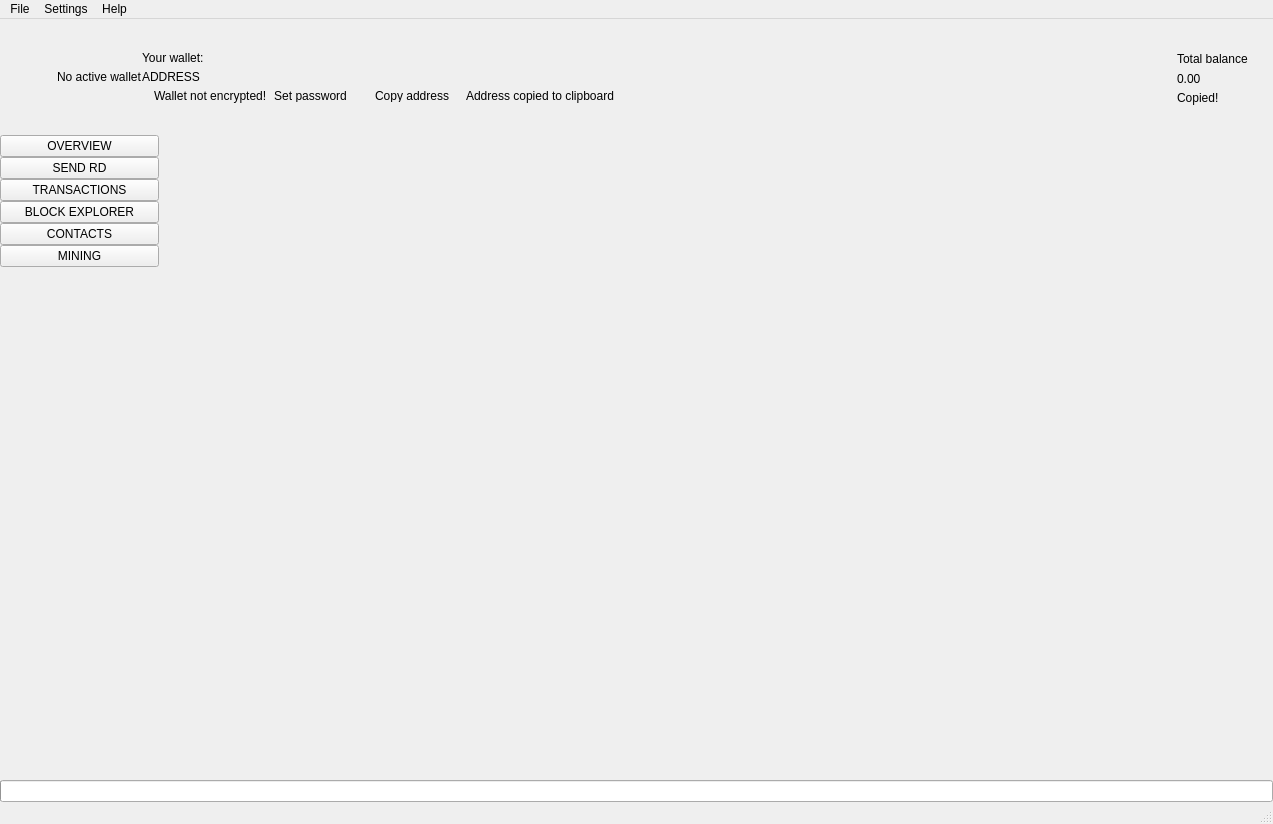
 <widget class="QMainWindow" name="MainWindow">
  <property name="geometry">
   <rect>
    <x>0</x>
    <y>0</y>
    <width>1273</width>
    <height>824</height>
   </rect>
  </property>
  <property name="sizePolicy">
   <sizepolicy hsizetype="Preferred" vsizetype="Preferred">
    <horstretch>0</horstretch>
    <verstretch>0</verstretch>
   </sizepolicy>
  </property>
  <property name="minimumSize">
   <size>
    <width>1260</width>
    <height>600</height>
   </size>
  </property>
  <property name="maximumSize">
   <size>
    <width>16777215</width>
    <height>16777215</height>
   </size>
  </property>
  <property name="windowTitle">
   <string>MainWindow</string>
  </property>
  <property name="windowIcon">
   <iconset>
    <normaloff>:/images/intucoin</normaloff>:/images/intucoin</iconset>
  </property>
  <widget class="QWidget" name="centralwidget">
   <layout class="QVBoxLayout" name="verticalLayout_2">
    <property name="spacing">
     <number>0</number>
    </property>
    <property name="leftMargin">
     <number>0</number>
    </property>
    <property name="topMargin">
     <number>0</number>
    </property>
    <property name="rightMargin">
     <number>0</number>
    </property>
    <property name="bottomMargin">
     <number>0</number>
    </property>
    <item>
     <widget class="QFrame" name="m_headerFrame">
      <property name="minimumSize">
       <size>
        <width>0</width>
        <height>116</height>
       </size>
      </property>
      <property name="maximumSize">
       <size>
        <width>16777215</width>
        <height>116</height>
       </size>
      </property>
      <property name="frameShape">
       <enum>QFrame::NoFrame</enum>
      </property>
      <property name="frameShadow">
       <enum>QFrame::Raised</enum>
      </property>
      <layout class="QHBoxLayout" name="horizontalLayout_3">
       <property name="spacing">
        <number>0</number>
       </property>
       <property name="leftMargin">
        <number>0</number>
       </property>
       <property name="topMargin">
        <number>0</number>
       </property>
       <property name="rightMargin">
        <number>25</number>
       </property>
       <property name="bottomMargin">
        <number>0</number>
       </property>
       <item>
        <spacer name="horizontalSpacer_2">
         <property name="orientation">
          <enum>Qt::Horizontal</enum>
         </property>
         <property name="sizeType">
          <enum>QSizePolicy::Fixed</enum>
         </property>
         <property name="sizeHint" stdset="0">
          <size>
           <width>30</width>
           <height>20</height>
          </size>
         </property>
        </spacer>
       </item>
       <item>
        <widget class="QLabel" name="m_logoLabel">
         <property name="text">
          <string/>
         </property>
        </widget>
       </item>
       <item>
        <spacer name="horizontalSpacer_5">
         <property name="orientation">
          <enum>Qt::Horizontal</enum>
         </property>
         <property name="sizeType">
          <enum>QSizePolicy::Fixed</enum>
         </property>
         <property name="sizeHint" stdset="0">
          <size>
           <width>20</width>
           <height>20</height>
          </size>
         </property>
        </spacer>
       </item>
       <item>
        <widget class="WalletGui::WalletSmallGrayTextLabel" name="m_noWalletLabel">
         <property name="text">
          <string>No active wallet</string>
         </property>
        </widget>
       </item>
       <item>
        <widget class="QFrame" name="m_walletFrame">
         <property name="frameShape">
          <enum>QFrame::NoFrame</enum>
         </property>
         <property name="frameShadow">
          <enum>QFrame::Raised</enum>
         </property>
         <layout class="QVBoxLayout" name="verticalLayout_3">
          <property name="spacing">
           <number>5</number>
          </property>
          <property name="leftMargin">
           <number>0</number>
          </property>
          <property name="topMargin">
           <number>0</number>
          </property>
          <property name="rightMargin">
           <number>0</number>
          </property>
          <property name="bottomMargin">
           <number>0</number>
          </property>
          <item>
           <spacer name="verticalSpacer_3">
            <property name="orientation">
             <enum>Qt::Vertical</enum>
            </property>
            <property name="sizeType">
             <enum>QSizePolicy::Minimum</enum>
            </property>
            <property name="sizeHint" stdset="0">
             <size>
              <width>20</width>
              <height>40</height>
             </size>
            </property>
           </spacer>
          </item>
          <item>
           <widget class="WalletGui::WalletSmallGrayTextLabel" name="m_walletLabel">
            <property name="text">
             <string>Your wallet:</string>
            </property>
            <property name="indent">
             <number>0</number>
            </property>
           </widget>
          </item>
          <item>
           <widget class="QLabel" name="m_addressLabel">
            <property name="sizePolicy">
             <sizepolicy hsizetype="Preferred" vsizetype="Preferred">
              <horstretch>0</horstretch>
              <verstretch>0</verstretch>
             </sizepolicy>
            </property>
            <property name="cursor">
             <cursorShape>PointingHandCursor</cursorShape>
            </property>
            <property name="toolTip">
             <string>Click to copy</string>
            </property>
            <property name="text">
             <string>ADDRESS</string>
            </property>
            <property name="indent">
             <number>0</number>
            </property>
           </widget>
          </item>
          <item>
           <layout class="QHBoxLayout" name="horizontalLayout_2">
            <property name="spacing">
             <number>0</number>
            </property>
            <item alignment="Qt::AlignTop">
             <widget class="QFrame" name="m_notEncryptedFrame">
              <property name="frameShape">
               <enum>QFrame::NoFrame</enum>
              </property>
              <property name="frameShadow">
               <enum>QFrame::Raised</enum>
              </property>
              <layout class="QHBoxLayout" name="horizontalLayout_4">
               <property name="spacing">
                <number>0</number>
               </property>
               <property name="leftMargin">
                <number>0</number>
               </property>
               <property name="topMargin">
                <number>0</number>
               </property>
               <property name="rightMargin">
                <number>0</number>
               </property>
               <property name="bottomMargin">
                <number>0</number>
               </property>
               <item alignment="Qt::AlignVCenter">
                <widget class="QLabel" name="m_notEncryptedIconLabel">
                 <property name="text">
                  <string/>
                 </property>
                 <property name="pixmap">
                  <pixmap resource="../../resources.qrc">:/icons/lock_open_gray</pixmap>
                 </property>
                 <property name="alignment">
                  <set>Qt::AlignLeading|Qt::AlignLeft|Qt::AlignVCenter</set>
                 </property>
                </widget>
               </item>
               <item>
                <spacer name="horizontalSpacer_11">
                 <property name="orientation">
                  <enum>Qt::Horizontal</enum>
                 </property>
                 <property name="sizeType">
                  <enum>QSizePolicy::Fixed</enum>
                 </property>
                 <property name="sizeHint" stdset="0">
                  <size>
                   <width>5</width>
                   <height>3</height>
                  </size>
                 </property>
                </spacer>
               </item>
               <item alignment="Qt::AlignVCenter">
                <widget class="WalletGui::WalletTinyGrayTextLabel" name="m_notEncryptedTextLabel">
                 <property name="text">
                  <string>Wallet not encrypted!</string>
                 </property>
                 <property name="alignment">
                  <set>Qt::AlignLeading|Qt::AlignLeft|Qt::AlignVCenter</set>
                 </property>
                </widget>
               </item>
               <item>
                <spacer name="horizontalSpacer_9">
                 <property name="orientation">
                  <enum>Qt::Horizontal</enum>
                 </property>
                 <property name="sizeType">
                  <enum>QSizePolicy::Fixed</enum>
                 </property>
                 <property name="sizeHint" stdset="0">
                  <size>
                   <width>3</width>
                   <height>3</height>
                  </size>
                 </property>
                </spacer>
               </item>
               <item alignment="Qt::AlignVCenter">
                <widget class="WalletGui::WalletTinyLinkLikeButton" name="m_encryptButton">
                 <property name="sizePolicy">
                  <sizepolicy hsizetype="Minimum" vsizetype="Minimum">
                   <horstretch>0</horstretch>
                   <verstretch>0</verstretch>
                  </sizepolicy>
                 </property>
                 <property name="minimumSize">
                  <size>
                   <width>0</width>
                   <height>3</height>
                  </size>
                 </property>
                 <property name="cursor">
                  <cursorShape>PointingHandCursor</cursorShape>
                 </property>
                 <property name="text">
                  <string>Set password</string>
                 </property>
                 <property name="flat">
                  <bool>true</bool>
                 </property>
                </widget>
               </item>
               <item>
                <spacer name="horizontalSpacer_10">
                 <property name="orientation">
                  <enum>Qt::Horizontal</enum>
                 </property>
                 <property name="sizeType">
                  <enum>QSizePolicy::Fixed</enum>
                 </property>
                 <property name="sizeHint" stdset="0">
                  <size>
                   <width>20</width>
                   <height>3</height>
                  </size>
                 </property>
                </spacer>
               </item>
              </layout>
             </widget>
            </item>
            <item alignment="Qt::AlignVCenter">
             <widget class="WalletGui::WalletTinyLinkLikeButton" name="m_copyAddressButton">
              <property name="sizePolicy">
               <sizepolicy hsizetype="Minimum" vsizetype="Minimum">
                <horstretch>0</horstretch>
                <verstretch>0</verstretch>
               </sizepolicy>
              </property>
              <property name="minimumSize">
               <size>
                <width>0</width>
                <height>3</height>
               </size>
              </property>
              <property name="cursor">
               <cursorShape>PointingHandCursor</cursorShape>
              </property>
              <property name="focusPolicy">
               <enum>Qt::NoFocus</enum>
              </property>
              <property name="autoFillBackground">
               <bool>true</bool>
              </property>
              <property name="text">
               <string>Copy address</string>
              </property>
              <property name="flat">
               <bool>true</bool>
              </property>
             </widget>
            </item>
            <item>
             <spacer name="horizontalSpacer_7">
              <property name="orientation">
               <enum>Qt::Horizontal</enum>
              </property>
              <property name="sizeType">
               <enum>QSizePolicy::Fixed</enum>
              </property>
              <property name="sizeHint" stdset="0">
               <size>
                <width>13</width>
                <height>3</height>
               </size>
              </property>
             </spacer>
            </item>
            <item alignment="Qt::AlignVCenter">
             <widget class="WalletGui::CopyMagicLabel" name="m_copyAddressLabel">
              <property name="text">
               <string>Address copied to clipboard</string>
              </property>
              <property name="alignment">
               <set>Qt::AlignLeading|Qt::AlignLeft|Qt::AlignVCenter</set>
              </property>
             </widget>
            </item>
            <item>
             <spacer name="horizontalSpacer">
              <property name="orientation">
               <enum>Qt::Horizontal</enum>
              </property>
              <property name="sizeHint" stdset="0">
               <size>
                <width>40</width>
                <height>3</height>
               </size>
              </property>
             </spacer>
            </item>
           </layout>
          </item>
          <item>
           <spacer name="verticalSpacer_2">
            <property name="orientation">
             <enum>Qt::Vertical</enum>
            </property>
            <property name="sizeType">
             <enum>QSizePolicy::Minimum</enum>
            </property>
            <property name="sizeHint" stdset="0">
             <size>
              <width>20</width>
              <height>40</height>
             </size>
            </property>
           </spacer>
          </item>
         </layout>
        </widget>
       </item>
       <item>
        <spacer name="horizontalSpacer_3">
         <property name="orientation">
          <enum>Qt::Horizontal</enum>
         </property>
         <property name="sizeType">
          <enum>QSizePolicy::Expanding</enum>
         </property>
         <property name="sizeHint" stdset="0">
          <size>
           <width>34</width>
           <height>20</height>
          </size>
         </property>
        </spacer>
       </item>
       <item>
        <spacer name="horizontalSpacer_8">
         <property name="orientation">
          <enum>Qt::Horizontal</enum>
         </property>
         <property name="sizeType">
          <enum>QSizePolicy::Fixed</enum>
         </property>
         <property name="sizeHint" stdset="0">
          <size>
           <width>34</width>
           <height>20</height>
          </size>
         </property>
        </spacer>
       </item>
       <item alignment="Qt::AlignRight|Qt::AlignVCenter">
        <widget class="QFrame" name="m_balanceFrame">
         <layout class="QGridLayout" name="gridLayout">
          <property name="leftMargin">
           <number>0</number>
          </property>
          <property name="topMargin">
           <number>30</number>
          </property>
          <property name="rightMargin">
           <number>0</number>
          </property>
          <property name="bottomMargin">
           <number>0</number>
          </property>
          <property name="verticalSpacing">
           <number>3</number>
          </property>
          <item row="0" column="2">
           <layout class="QVBoxLayout" name="verticalLayout_4">
            <item>
             <widget class="QLabel" name="m_balanceTextLabel">
              <property name="text">
               <string>Total balance</string>
              </property>
             </widget>
            </item>
            <item>
             <widget class="QLabel" name="m_balanceLabel">
              <property name="cursor">
               <cursorShape>PointingHandCursor</cursorShape>
              </property>
              <property name="toolTip">
               <string>Click to copy</string>
              </property>
              <property name="text">
               <string>0.00</string>
              </property>
             </widget>
            </item>
           </layout>
          </item>
          <item row="1" column="2">
           <widget class="WalletGui::CopyMagicLabel" name="m_balanceCopyLabel">
            <property name="text">
             <string>Copied!</string>
            </property>
           </widget>
          </item>
          <item row="0" column="1">
           <spacer name="horizontalSpacer_6">
            <property name="orientation">
             <enum>Qt::Horizontal</enum>
            </property>
            <property name="sizeType">
             <enum>QSizePolicy::Fixed</enum>
            </property>
            <property name="sizeHint" stdset="0">
             <size>
              <width>2</width>
              <height>39</height>
             </size>
            </property>
           </spacer>
          </item>
          <item row="2" column="2">
           <spacer name="verticalSpacer_5">
            <property name="orientation">
             <enum>Qt::Vertical</enum>
            </property>
            <property name="sizeType">
             <enum>QSizePolicy::Expanding</enum>
            </property>
            <property name="sizeHint" stdset="0">
             <size>
              <width>20</width>
              <height>50</height>
             </size>
            </property>
           </spacer>
          </item>
          <item row="0" column="0">
           <widget class="QLabel" name="m_balanceIconLabel">
            <property name="text">
             <string/>
            </property>
            <property name="pixmap">
             <pixmap resource="../../resources.qrc">:/icons/total_balance</pixmap>
            </property>
           </widget>
          </item>
         </layout>
        </widget>
       </item>
      </layout>
     </widget>
    </item>
    <item>
     <layout class="QHBoxLayout" name="horizontalLayout" stretch="0,0,0,0,0,0,0,0">
      <property name="spacing">
       <number>0</number>
      </property>
      <item>
       <widget class="QFrame" name="m_toolFrame">
        <property name="frameShape">
         <enum>QFrame::NoFrame</enum>
        </property>
        <property name="frameShadow">
         <enum>QFrame::Plain</enum>
        </property>
        <property name="lineWidth">
         <number>0</number>
        </property>
        <layout class="QVBoxLayout" name="verticalLayout">
         <property name="spacing">
          <number>0</number>
         </property>
         <property name="leftMargin">
          <number>0</number>
         </property>
         <property name="topMargin">
          <number>0</number>
         </property>
         <property name="rightMargin">
          <number>0</number>
         </property>
         <property name="bottomMargin">
          <number>0</number>
         </property>
         <item>
          <widget class="QPushButton" name="m_overviewButton">
           <property name="sizePolicy">
            <sizepolicy hsizetype="Minimum" vsizetype="Fixed">
             <horstretch>0</horstretch>
             <verstretch>0</verstretch>
            </sizepolicy>
           </property>
           <property name="focusPolicy">
            <enum>Qt::NoFocus</enum>
           </property>
           <property name="text">
            <string>OVERVIEW</string>
           </property>
           <property name="checkable">
            <bool>true</bool>
           </property>
           <attribute name="buttonGroup">
            <string notr="true">m_toolButtonGroup</string>
           </attribute>
          </widget>
         </item>
         <item>
          <widget class="QPushButton" name="m_sendButton">
           <property name="sizePolicy">
            <sizepolicy hsizetype="Minimum" vsizetype="Fixed">
             <horstretch>0</horstretch>
             <verstretch>0</verstretch>
            </sizepolicy>
           </property>
           <property name="focusPolicy">
            <enum>Qt::NoFocus</enum>
           </property>
           <property name="text">
            <string>SEND RD</string>
           </property>
           <property name="checkable">
            <bool>true</bool>
           </property>
           <attribute name="buttonGroup">
            <string notr="true">m_toolButtonGroup</string>
           </attribute>
          </widget>
         </item>
         <item>
          <widget class="QPushButton" name="m_transactionsButton">
           <property name="sizePolicy">
            <sizepolicy hsizetype="Minimum" vsizetype="Fixed">
             <horstretch>0</horstretch>
             <verstretch>0</verstretch>
            </sizepolicy>
           </property>
           <property name="focusPolicy">
            <enum>Qt::NoFocus</enum>
           </property>
           <property name="text">
            <string>TRANSACTIONS</string>
           </property>
           <property name="checkable">
            <bool>true</bool>
           </property>
           <attribute name="buttonGroup">
            <string notr="true">m_toolButtonGroup</string>
           </attribute>
          </widget>
         </item>
         <item>
          <widget class="QPushButton" name="m_blockExplorerButton">
           <property name="focusPolicy">
            <enum>Qt::NoFocus</enum>
           </property>
           <property name="text">
            <string>BLOCK EXPLORER</string>
           </property>
           <property name="checkable">
            <bool>true</bool>
           </property>
           <attribute name="buttonGroup">
            <string notr="true">m_toolButtonGroup</string>
           </attribute>
          </widget>
         </item>
         <item>
          <widget class="QPushButton" name="m_addressBookButton">
           <property name="sizePolicy">
            <sizepolicy hsizetype="Minimum" vsizetype="Fixed">
             <horstretch>0</horstretch>
             <verstretch>0</verstretch>
            </sizepolicy>
           </property>
           <property name="focusPolicy">
            <enum>Qt::NoFocus</enum>
           </property>
           <property name="text">
            <string>CONTACTS</string>
           </property>
           <property name="checkable">
            <bool>true</bool>
           </property>
           <attribute name="buttonGroup">
            <string notr="true">m_toolButtonGroup</string>
           </attribute>
          </widget>
         </item>
         <item>
          <widget class="QPushButton" name="m_miningButton">
           <property name="focusPolicy">
            <enum>Qt::NoFocus</enum>
           </property>
           <property name="text">
            <string>MINING</string>
           </property>
           <property name="checkable">
            <bool>true</bool>
           </property>
           <attribute name="buttonGroup">
            <string notr="true">m_toolButtonGroup</string>
           </attribute>
          </widget>
         </item>
         <item>
          <spacer name="verticalSpacer">
           <property name="orientation">
            <enum>Qt::Vertical</enum>
           </property>
           <property name="sizeHint" stdset="0">
            <size>
             <width>20</width>
             <height>40</height>
            </size>
           </property>
          </spacer>
         </item>
        </layout>
       </widget>
      </item>
      <item>
       <widget class="WalletGui::OverviewFrame" name="m_overviewFrame">
        <property name="frameShape">
         <enum>QFrame::NoFrame</enum>
        </property>
        <property name="frameShadow">
         <enum>QFrame::Raised</enum>
        </property>
       </widget>
      </item>
      <item>
       <widget class="WalletGui::SendFrame" name="m_sendFrame">
        <property name="frameShape">
         <enum>QFrame::NoFrame</enum>
        </property>
        <property name="frameShadow">
         <enum>QFrame::Raised</enum>
        </property>
       </widget>
      </item>
      <item>
       <widget class="WalletGui::TransactionsFrame" name="m_transactionsFrame">
        <property name="frameShape">
         <enum>QFrame::NoFrame</enum>
        </property>
        <property name="frameShadow">
         <enum>QFrame::Raised</enum>
        </property>
       </widget>
      </item>
      <item>
       <widget class="WalletGui::AddressBookFrame" name="m_addressBookFrame">
        <property name="frameShape">
         <enum>QFrame::NoFrame</enum>
        </property>
        <property name="frameShadow">
         <enum>QFrame::Raised</enum>
        </property>
       </widget>
      </item>
      <item>
       <widget class="WalletGui::NoWalletFrame" name="m_noWalletFrame">
        <property name="frameShape">
         <enum>QFrame::NoFrame</enum>
        </property>
        <property name="frameShadow">
         <enum>QFrame::Raised</enum>
        </property>
       </widget>
      </item>
      <item>
       <widget class="WalletGui::BlockExplorerFrame" name="m_blockExplorerFrame">
        <property name="frameShape">
         <enum>QFrame::NoFrame</enum>
        </property>
        <property name="frameShadow">
         <enum>QFrame::Raised</enum>
        </property>
       </widget>
      </item>
      <item>
       <widget class="WalletGui::MiningFrame" name="m_miningFrame">
        <property name="frameShape">
         <enum>QFrame::NoFrame</enum>
        </property>
        <property name="frameShadow">
         <enum>QFrame::Raised</enum>
        </property>
       </widget>
      </item>
     </layout>
    </item>
    <item>
     <widget class="QProgressBar" name="m_syncProgress">
      <property name="maximum">
       <number>100</number>
      </property>
      <property name="value">
       <number>0</number>
      </property>
      <property name="textVisible">
       <bool>false</bool>
      </property>
     </widget>
    </item>
   </layout>
  </widget>
  <widget class="QMenuBar" name="menubar">
   <property name="geometry">
    <rect>
     <x>0</x>
     <y>0</y>
     <width>1273</width>
     <height>21</height>
    </rect>
   </property>
   <widget class="QMenu" name="menuFile">
    <property name="title">
     <string>File</string>
    </property>
    <addaction name="m_createWalletAction"/>
    <addaction name="m_openWalletAction"/>
    <addaction name="m_recentWalletsAction"/>
    <addaction name="m_backupWalletAction"/>
    <addaction name="m_saveKeysAction"/>
    <addaction name="m_resetAction"/>
    <addaction name="m_importKeyAction"/>
    <addaction name="m_exportKeyAction"/>
    <addaction name="m_exportTrackingKeyAction"/>
    <addaction name="m_exitAction"/>
   </widget>
   <widget class="QMenu" name="menuSettings">
    <property name="title">
     <string>Settings</string>
    </property>
    <widget class="QMenu" name="menuThemes">
     <property name="title">
      <string>Themes</string>
     </property>
    </widget>
    <addaction name="m_encryptWalletAction"/>
    <addaction name="m_changePasswordAction"/>
    <addaction name="m_removePendingTxAction"/>
    <addaction name="separator"/>
    <addaction name="m_autostartAction"/>
    <addaction name="m_minimizeToTrayAction"/>
    <addaction name="m_closeToTrayAction"/>
    <addaction name="separator"/>
    <addaction name="m_preferencesAction"/>
    <addaction name="menuThemes"/>
   </widget>
   <widget class="QMenu" name="menuHelp">
    <property name="title">
     <string>Help</string>
    </property>
    <addaction name="m_communityForumAction"/>
    <addaction name="m_reportIssueAction"/>
    <addaction name="m_aboutIntuCoinAction"/>
    <addaction name="m_aboutQtAction"/>
   </widget>
   <addaction name="menuFile"/>
   <addaction name="menuSettings"/>
   <addaction name="menuHelp"/>
  </widget>
  <widget class="WalletGui::WalletStatusBar" name="statusBar"/>
  <action name="m_exitAction">
   <property name="checkable">
    <bool>false</bool>
   </property>
   <property name="enabled">
    <bool>true</bool>
   </property>
   <property name="text">
    <string>Exit</string>
   </property>
   <property name="shortcut">
    <string>Ctrl+Q</string>
   </property>
  </action>
  <action name="m_createWalletAction">
   <property name="enabled">
    <bool>true</bool>
   </property>
   <property name="text">
    <string>Create wallet</string>
   </property>
  </action>
  <action name="m_openWalletAction">
   <property name="enabled">
    <bool>true</bool>
   </property>
   <property name="text">
    <string>Open wallet</string>
   </property>
  </action>
  <action name="m_encryptWalletAction">
   <property name="enabled">
    <bool>true</bool>
   </property>
   <property name="text">
    <string>Encrypt wallet</string>
   </property>
  </action>
  <action name="m_changePasswordAction">
   <property name="enabled">
    <bool>true</bool>
   </property>
   <property name="text">
    <string>Change password</string>
   </property>
   <property name="toolTip">
    <string>Change password</string>
   </property>
  </action>
  <action name="m_aboutIntuCoinAction">
   <property name="enabled">
    <bool>true</bool>
   </property>
   <property name="text">
    <string>About IntuCoin</string>
   </property>
  </action>
  <action name="m_aboutQtAction">
   <property name="enabled">
    <bool>true</bool>
   </property>
   <property name="text">
    <string>About Qt</string>
   </property>
  </action>
  <action name="m_backupWalletAction">
   <property name="enabled">
    <bool>true</bool>
   </property>
   <property name="text">
    <string>Backup wallet</string>
   </property>
  </action>
  <action name="m_autostartAction">
   <property name="checkable">
    <bool>true</bool>
   </property>
   <property name="text">
    <string>Start on system login</string>
   </property>
  </action>
  <action name="m_minimizeToTrayAction">
   <property name="checkable">
    <bool>true</bool>
   </property>
   <property name="text">
    <string>Minimize to tray</string>
   </property>
  </action>
  <action name="m_closeToTrayAction">
   <property name="checkable">
    <bool>true</bool>
   </property>
   <property name="text">
    <string>Close to tray</string>
   </property>
  </action>
  <action name="m_preferencesAction">
   <property name="text">
    <string>Preferences</string>
   </property>
  </action>
  <action name="m_recentWalletsAction">
   <property name="text">
    <string>Recent wallets</string>
   </property>
  </action>
  <action name="m_exportTrackingKeyAction">
   <property name="text">
    <string>Export tracking key</string>
   </property>
   <property name="toolTip">
    <string>Export tracking key</string>
   </property>
  </action>
  <action name="m_importKeyAction">
   <property name="text">
    <string>Import key</string>
   </property>
   <property name="toolTip">
    <string>Import key</string>
   </property>
  </action>
  <action name="m_communityForumAction">
   <property name="text">
    <string>Join us on Discord</string>
   </property>
  </action>
  <action name="m_reportIssueAction">
   <property name="text">
    <string>Report an issue</string>
   </property>
  </action>
  <action name="m_resetAction">
   <property name="text">
    <string>Reset wallet</string>
   </property>
  </action>
  <action name="m_saveKeysAction">
   <property name="text">
    <string>Save wallet keys</string>
   </property>
  </action>
  <action name="m_exportKeyAction">
   <property name="text">
    <string>Export key</string>
   </property>
   <property name="toolTip">
    <string>Export key</string>
   </property>
  </action>
  <action name="m_removePendingTxAction">
   <property name="checkable">
    <bool>false</bool>
   </property>
   <property name="text">
    <string>Remove pending TXs</string>
   </property>
  </action>
 </widget>
